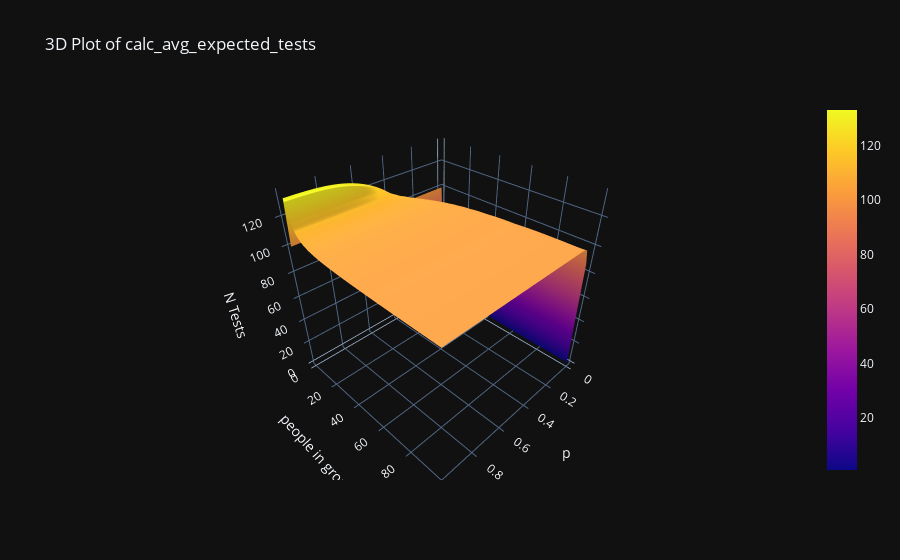

Notebook code for this chart:
### Code cell
def get_y(p, n, k):
    y_values = n*(1-(1-p)**k + 1/k)
    y_values[k == 1] = n
    return y_values

N = 100
x = np.linspace(0, 1, 50)  # (p)
y = np.linspace(1, 100, 50)  # (k)
x, y = np.meshgrid(x, y)  # Create a meshgrid for x and z

z = get_y(x, N, y)

fig = go.Figure(data=[go.Surface(z=z, x=x, y=y)])
fig.update_layout(title="avg_expected_tests",
                  scene=dict(
                      xaxis_title='p',
                      yaxis_title='people in group',
                      zaxis_title='N Tests'
                  ))
fig.show()

### Figure 1 — Plotly figure (JSON) as saved in the notebook; plotly's stock layout.template omitted (floating-point values rounded to 4 significant figures; data arrays with more than 128 entries replaced by an {"elided": "..."} marker saying what was removed)
{"data": [{"x": {"elided": "50x50 float values"}, "y": {"elided": "50x50 float values"}, "z": {"elided": "50x50 float values"}, "type": "surface"}], "layout": {"title": {"text": "3D Plot of calc_avg_expected_tests"}, "scene": {"xaxis": {"title": {"text": "p"}}, "yaxis": {"title": {"text": "people in group"}}, "zaxis": {"title": {"text": "N Tests"}}}}}
